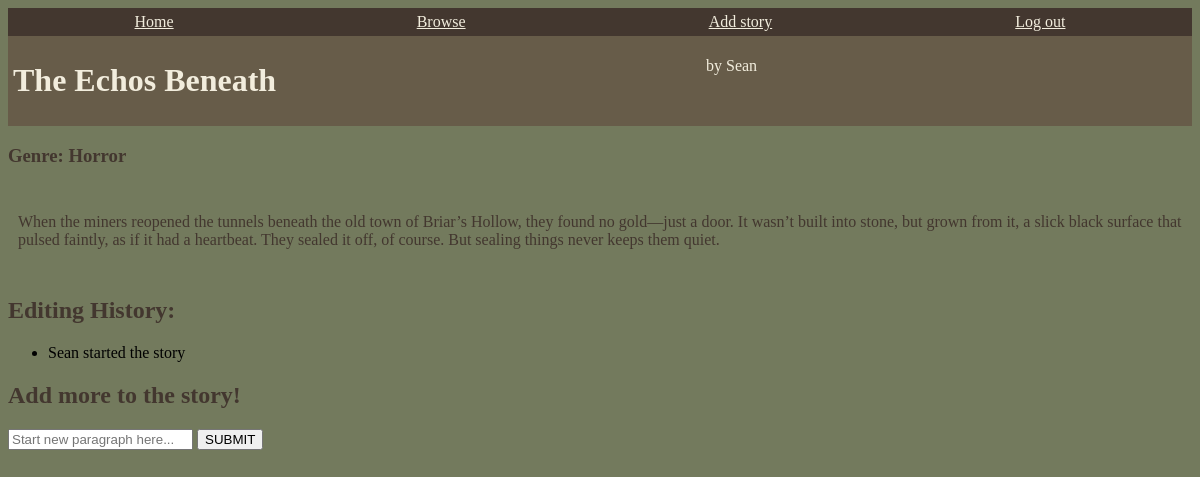
/the_echos_Beneath, run on the app's committed database.
### tables this page shows
CREATE TABLE stories(title text primary key, genre text, length int, content text, username text, link text);

### __init__.py (the view)
@app.route('/<string:link>')
def story(link):
    db = sqlite3.connect(STORY_FILE)
    c = db.cursor()
    check = c.execute(f"SELECT * FROM stories WHERE link = '{link}';")
    title = check.fetchall()
    title = list(title[0])
    cdb = sqlite3.connect(CONT_FILE)
    cc = cdb.cursor()
    checkCont = cc.execute(f"SELECT * FROM contributions WHERE title = '{title[0]}';")
    contributions = checkCont.fetchall()
    contributions = [x[0] for x in contributions]
    print(contributions)
    if (len(title) == 0):
        return ("Error: no story exists here.")
    elif (len(title) > 6):
        return ("Story naming error")
    else:
        return render_template('story.html', title=link_to_title(link), starter=title[4], genre=title[1], content=title[3], link=title[5], contributions = contributions)

### __init__.py (called while the page is built)
def link_to_title(link):
    link = link.split('_')
    title = ''
    for i in range(len(link) - 1):
        title += link[i].title() + ' '
    title += link[len(link) - 1]
    return title

### templates/story.html (shortened to what this page needs)
<!DOCTYPE html>
<html>
  <head>
  </head>
    <div class='nav'>
      <div>
        <a href='/home'> Home </a>
      </div>
      <div>
        <a href='/browse_page'> Browse </a>
      </div>
      <div>
        <a href='/add_story'> Add story </a>
      </div>
      <div>
        <a href='/logout'> Log out </a>
      </div>
    </div>
    <div class='title'>
      <div>
        <h1>
          {{ title }}
        </h1>
      </div>
      <div>
        <p> by {{ starter }} </p>
      </div>
    </div>
    <h3>
      Genre: {{ genre }}
    </h3>
    <br>
    <p class='content'>
      {{ content }}
    </p>
    <br>
    <h2>
      Editing History:
    </h2>
    <ul >
      <li>{{ starter }} started the story</li>
    </ul>
    <h2>
      Add more to the story!
    </h2>
    <form action="/edit_story" method="POST">
      <input type="text" name="new_text" placeholder="Start new paragraph here...">
      <input type="submit" value="SUBMIT">
</html>

### templates/story.html (style rules this page uses)
a:link { color: #f2eddd; }
h3 { color: #43372f; }
.nav { display: grid; grid-template-columns: auto auto auto auto; margin: 0px; padding: 5px; background-color: #43372f; color: #f2eddd; font-family: "Times New Roman", Times, serif; text-align: center; }
h2 { color: #43372f; }
.title { color: #f2eddd; background-color: #675c49; padding: 5px; display: grid; grid-template-columns: auto auto; }
.content { color: #43372f; font-family: "Times New Roman", Times, serif; text-align: left; padding: 5px; margin: 5px; }

### data on the page
stories: title "The Echos Beneath", username "Sean", genre "Horror", content "When the miners reopened the tunnels beneath the old town of Briar’s Hollow, they found no gold—just a door. It wasn’t built into stone, but grown from it, a slick black surface that pulsed faintly, as if it had a heartbeat. They sealed it off, of course. But sealing things never keeps them quiet."
